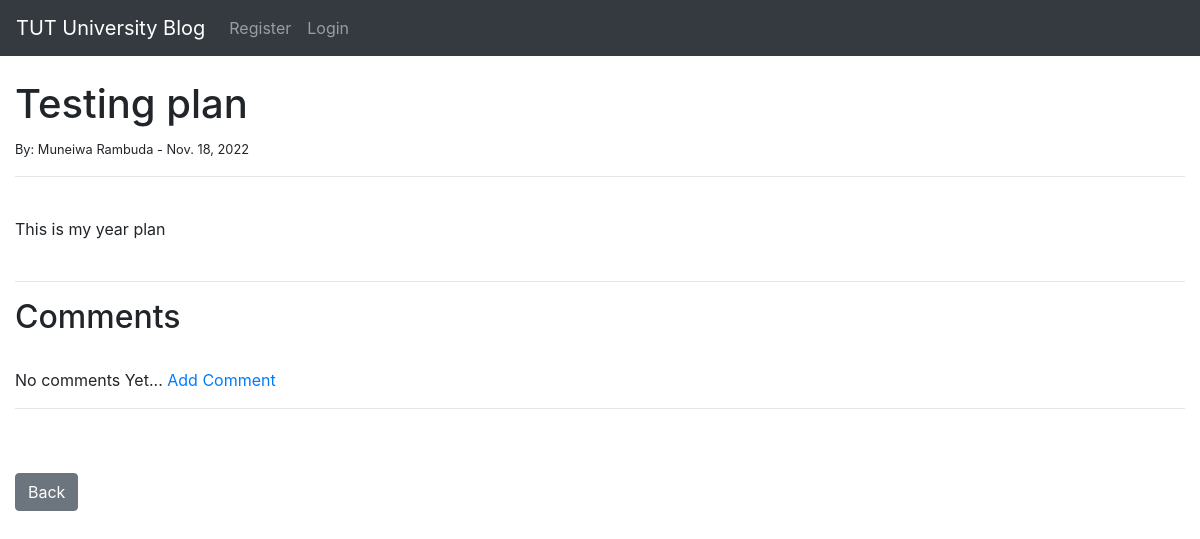
The page /article/7 on the database as committed earlier.
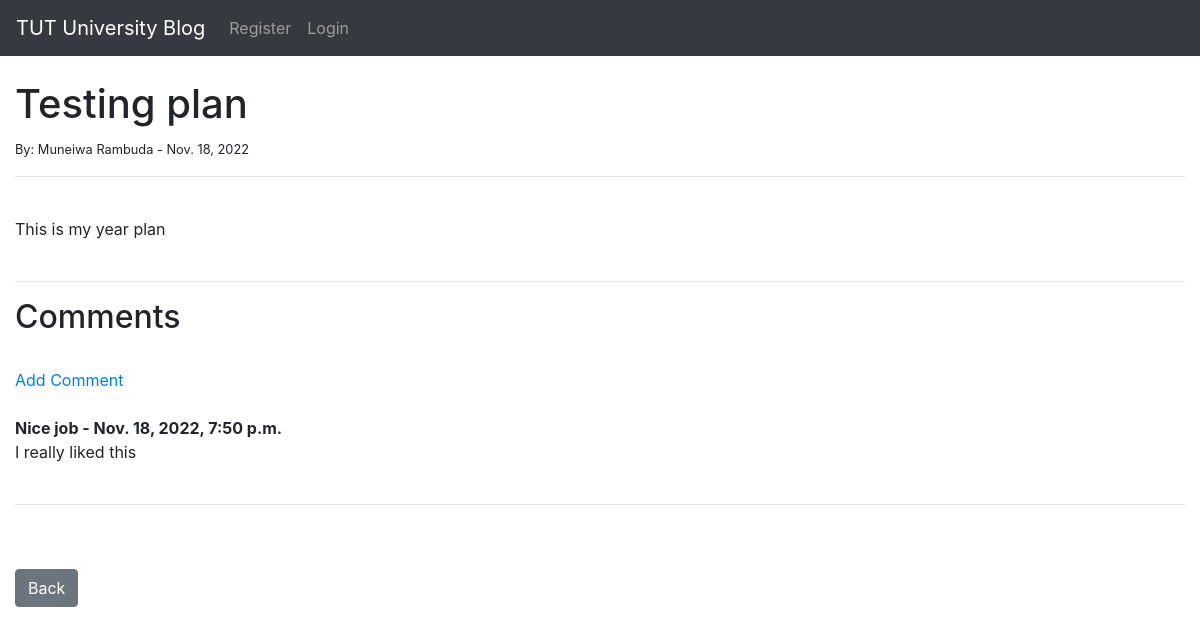
The same page on the database as committed later.
### myBlog/models.py (models this page shows, shortened)
class Comment(models.Model):
    post = models.ForeignKey(Post, related_name="comments" ,on_delete=models.CASCADE)
    name = models.CharField(max_length=255)
    body = models.TextField()
    date_added = models.DateTimeField(auto_now_add=True)

### myBlog/views.py (the view)
# urls.py: path('article/<int:pk>', ArticleDetailView.as_view(), name="article_detail"),
class ArticleDetailView(DetailView):
    model = Post
    template_name = 'article_details.html'

### myBlog/templates/article_details.html (shortened to what this page needs)
{% extends 'base.html' %}
{% block content %}
<h1>{{ post.title }}  </h1>
<small>
    By:
    {{ post.author.first_name}}
    {{ post.author.last_name}} -
    {{ post.post_date}}
</small>
<br/>
<hr>
<br/>
{{ post.body| safe }}
<br/><br/>
<hr>
<h2>Comments</h2>
<br/>
{% if not post.comments.all %}
    No comments Yet...
    <a href="{% url 'add_comment' post.pk %}">Add Comment</a>
{% else %}
    <a href="{% url 'add_comment' post.pk %}">Add Comment</a>
    <br/><br/>
    {% for comment in post.comments.all%}
        <strong>
            {{ comment.name }} -
            {{ comment.date_added}}
        </strong>
    {{ comment.body }}
    <br/><br/>
    {% endfor %}
{% endif %}
<hr>
<br/><br/>
<a href="{% url 'home' %}" class="btn btn-secondary">Back</a>
{% endblock %}

Rows that differ between the two databases and show on the page:
added Comment: name "Nice job", date_added "Nov. 18, 2022, 7:50 p.m.", body "I really liked this"
Other text that changed with them:
text no longer shown: "No comments Yet..."
